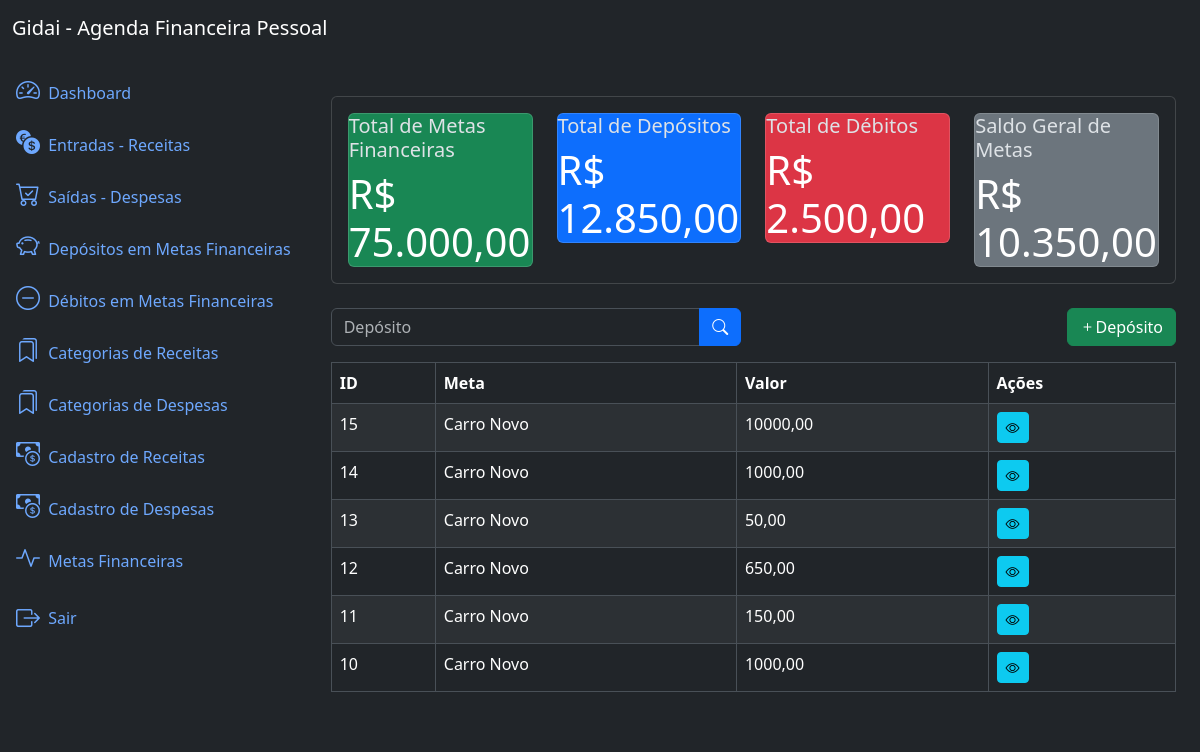
Page /deposits/list/ (signed in) on the earlier database version.
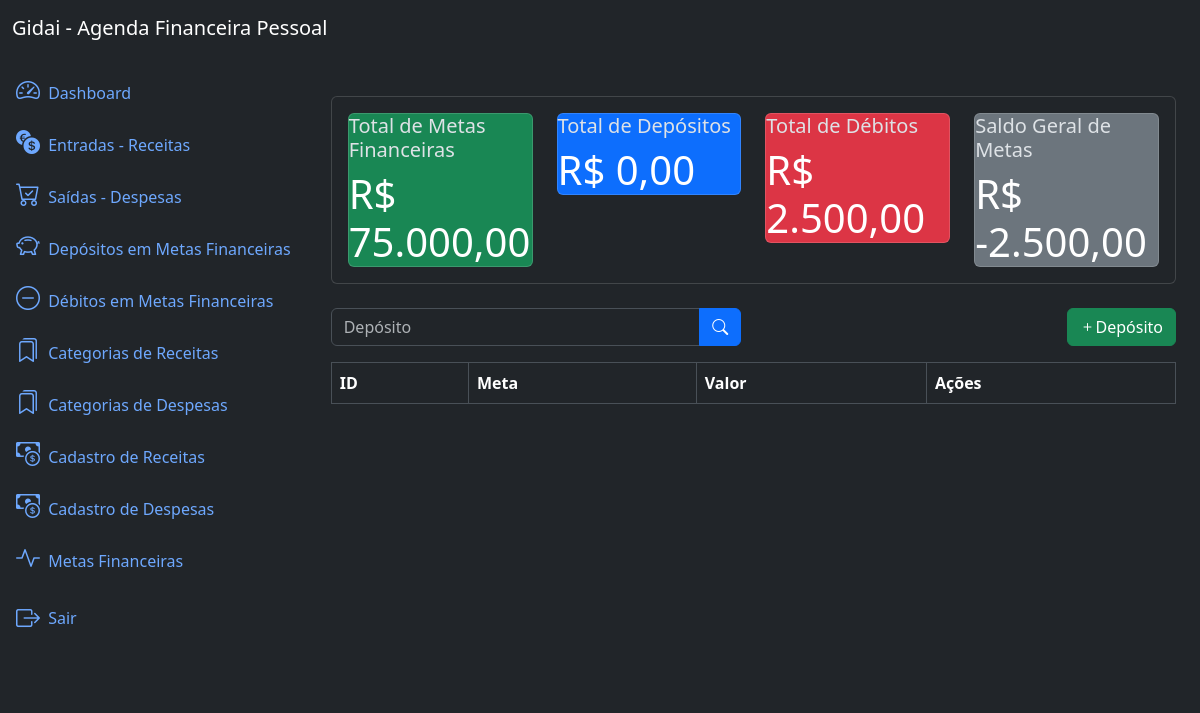
Same page on the later database version.
### deposits/models.py (models this page shows, shortened)
class Deposit(models.Model):
    goal  = models.ForeignKey(Goal, on_delete=models.PROTECT, related_name='deposits')
    value = models.DecimalField(max_digits=20, decimal_places=2, default=0.00)
    created_at  = models.DateTimeField(auto_now_add=True)
    updated_at  = models.DateTimeField(auto_now=True)
    class Meta:
        ordering = ['-created_at']

### goals/models.py (models this page shows)
class Goal(models.Model):
    name = models.CharField(max_length=200)
    description = models.TextField(null=True, blank=True)
    goalvalue = models.DecimalField(max_digits=20, decimal_places=2, default=0.00)
    deposit = models.DecimalField(max_digits=20, decimal_places=2, default=0.00)
    withdrawal = models.DecimalField(max_digits=20, decimal_places=2, default=0.00)
    enddate = models.DateField()
    created_at = models.DateField(auto_now_add=True)
    updated_at = models.DateField(auto_now=True)
    class Meta:
        ordering = ['name']
    def __str__(self):
        return self.name

### deposits/views.py (the view)
# urls.py: path('deposits/list/', views.DepositListView.as_view(), name='deposit_list'), # a utilização do name aqui, serve por exemplo para ser usada no HTML no método de busca
class DepositListView(LoginRequiredMixin, ListView):
    model = models.Deposit
    template_name = 'deposit_list.html'
    context_object_name ='deposits'
    paginate_by = 10
    def get_queryset(self):
        queryset = super().get_queryset()
        goal = self.request.GET.get('goal')
        if goal:
            queryset = queryset.filter(goal__name__icontains=goal)
        return queryset
    def get_context_data(self, **kwargs):
        context = super().get_context_data(**kwargs)
        context['goal_metrics'] = metrics.get_goal_metrics()
        return context

### app/metrics.py (called while the page is built)
def get_goal_metrics():
    goals    = Goal.objects.all()
    deposits = Deposit.objects.all()
    withdrawals = Withdrawal.objects.all()
    total_goal = sum(goal.goalvalue for goal in goals)
    total_deposit = sum(deposit.value for deposit in deposits)
    total_withdrawal = sum(withdrawal.value for withdrawal in withdrawals)
    total_balance = total_deposit - total_withdrawal
    return dict(
        total_goal=number_format(total_goal, decimal_pos=2, force_grouping=True),
        total_deposit=number_format(total_deposit, decimal_pos=2, force_grouping=True),
        total_withdrawal=number_format(total_withdrawal, decimal_pos=2, force_grouping=True),
        total_balance=number_format(total_balance, decimal_pos=2, force_grouping=True),
        )

### deposits/templates/deposit_list.html (shortened to what this page needs)
{% extends 'base.html'  %}
{% block content %}
{% include 'components/_goal_metrics.html' %}
<div class="row mb-3">
    <div class="col-md-6">
        <form method="get" action="{% url 'deposit_list' %}">
            <div class="input-group">
                <input type="text" class="form-control" name="goal" placeholder="Depósito" value="{{ request.GET.goal}}">
                <button type="submit" class="btn btn-primary">
                    <i class="bi bi-search"></i>
                </button>
            </div>
        </form>
    </div>
    <div class="col-md-6">
        <a href="{% url 'deposit_create' %}" class="btn btn-success float-end">
            <i class="bi bi-plus"></i>Depósito
        </a>
    </div>
</div>
<div class="table-responsive">
    <table class="table table-striped table-bordered">
        <thead class="thead-dark">
            <tr>
                <th>ID</th>
                <th>Meta</th>
                <th>Valor</th>
                <th>Ações</th>
            </tr>
        </thead>
        <tbody>
            {% for deposit in deposits %}
                <tr>
                    <td> {{ deposit.id }} </td>
                    <td> {{ deposit.goal }} </td>
                    <td> {{ deposit.value}} </td>
                    <td>
                        <a href="{% url 'deposit_detail' deposit.id %}" class="btn btn-info btn-sm">
                            <i class="bi bi-eye"></i>
                        </a>
                    </td>
                </tr>
            {% endfor %}
        </tbody>
    </table>
</div>
{% endblock %}

Differences in the rows shown:
removed Deposit: id "15", goal "Carro Novo", value "10000,00"
removed Deposit: id "14", goal "Carro Novo", value "1000,00"
removed Deposit: id "13", goal "Carro Novo", value "50,00"
removed Deposit: id "12", goal "Carro Novo", value "650,00"
removed Deposit: id "11", goal "Carro Novo", value "150,00"
removed Deposit: id "10", goal "Carro Novo", value "1000,00"
Other differences:
{{ goal_metrics.total_deposit }}: "12.850,00" → "0,00"
{{ goal_metrics.total_balance }}: "10.350,00" → "-2.500,00"
